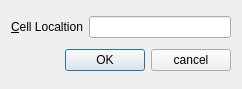
<?xml version="1.0" encoding="UTF-8"?>
<ui version="4.0">
 <class>GoToCellDialog</class>
 <widget class="QWidget" name="GoToCellDialog">
  <property name="geometry">
   <rect>
    <x>0</x>
    <y>0</y>
    <width>242</width>
    <height>89</height>
   </rect>
  </property>
  <property name="windowTitle">
   <string>Form</string>
  </property>
  <layout class="QGridLayout" name="gridLayout">
   <item row="1" column="1">
    <layout class="QHBoxLayout" name="horizontalLayout_2">
     <item>
      <spacer name="horizontalSpacer">
       <property name="orientation">
        <enum>Qt::Horizontal</enum>
       </property>
       <property name="sizeType">
        <enum>QSizePolicy::MinimumExpanding</enum>
       </property>
       <property name="sizeHint" stdset="0">
        <size>
         <width>40</width>
         <height>20</height>
        </size>
       </property>
      </spacer>
     </item>
     <item>
      <widget class="QPushButton" name="ok_btn">
       <property name="text">
        <string>OK</string>
       </property>
       <property name="default">
        <bool>true</bool>
       </property>
      </widget>
     </item>
     <item>
      <widget class="QPushButton" name="cancel_btn">
       <property name="text">
        <string>cancel</string>
       </property>
      </widget>
     </item>
    </layout>
   </item>
   <item row="0" column="1">
    <layout class="QHBoxLayout" name="horizontalLayout">
     <item>
      <widget class="QLabel" name="label">
       <property name="text">
        <string>&amp;Cell Localtion</string>
       </property>
       <property name="buddy">
        <cstring>lineEdit</cstring>
       </property>
      </widget>
     </item>
     <item>
      <widget class="QLineEdit" name="lineEdit"/>
     </item>
    </layout>
   </item>
  </layout>
 </widget>
 <tabstops>
  <tabstop>lineEdit</tabstop>
  <tabstop>ok_btn</tabstop>
  <tabstop>cancel_btn</tabstop>
 </tabstops>
 <resources/>
 <connections/>
</ui>
